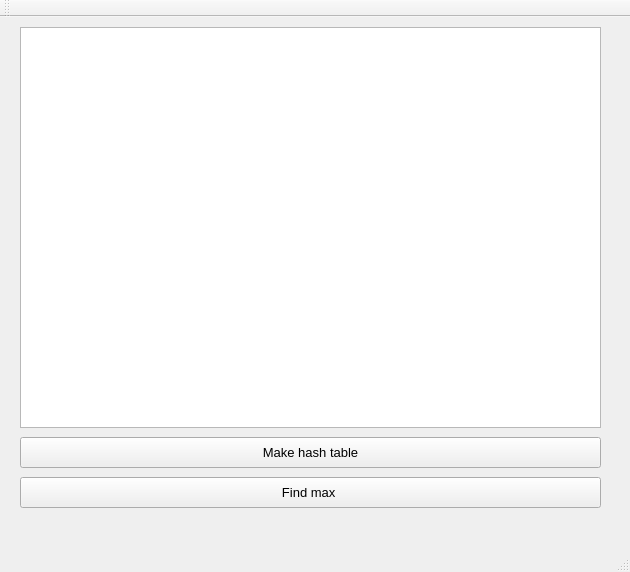
<?xml version="1.0" encoding="UTF-8"?>
<ui version="4.0">
 <class>MainWindowClass</class>
 <widget class="QMainWindow" name="MainWindowClass">
  <property name="geometry">
   <rect>
    <x>0</x>
    <y>0</y>
    <width>630</width>
    <height>572</height>
   </rect>
  </property>
  <property name="windowTitle">
   <string>MainWindow</string>
  </property>
  <widget class="QWidget" name="centralWidget">
   <widget class="QListWidget" name="listWidget">
    <property name="geometry">
     <rect>
      <x>20</x>
      <y>10</y>
      <width>581</width>
      <height>401</height>
     </rect>
    </property>
   </widget>
   <widget class="QPushButton" name="MakeHashTable">
    <property name="geometry">
     <rect>
      <x>20</x>
      <y>420</y>
      <width>581</width>
      <height>31</height>
     </rect>
    </property>
    <property name="font">
     <font>
      <pointsize>10</pointsize>
     </font>
    </property>
    <property name="text">
     <string>Make hash table</string>
    </property>
   </widget>
   <widget class="QPushButton" name="FindMax">
    <property name="geometry">
     <rect>
      <x>20</x>
      <y>460</y>
      <width>581</width>
      <height>31</height>
     </rect>
    </property>
    <property name="font">
     <font>
      <pointsize>10</pointsize>
     </font>
    </property>
    <property name="text">
     <string>Find max </string>
    </property>
   </widget>
  </widget>
  <widget class="QMenuBar" name="menuBar">
   <property name="geometry">
    <rect>
     <x>0</x>
     <y>0</y>
     <width>630</width>
     <height>26</height>
    </rect>
   </property>
  </widget>
  <widget class="QToolBar" name="mainToolBar">
   <attribute name="toolBarArea">
    <enum>TopToolBarArea</enum>
   </attribute>
   <attribute name="toolBarBreak">
    <bool>false</bool>
   </attribute>
  </widget>
  <widget class="QStatusBar" name="statusBar"/>
 </widget>
 <layoutdefault spacing="6" margin="11"/>
 <resources>
  <include location="mainwindow.qrc"/>
 </resources>
 <connections/>
</ui>
